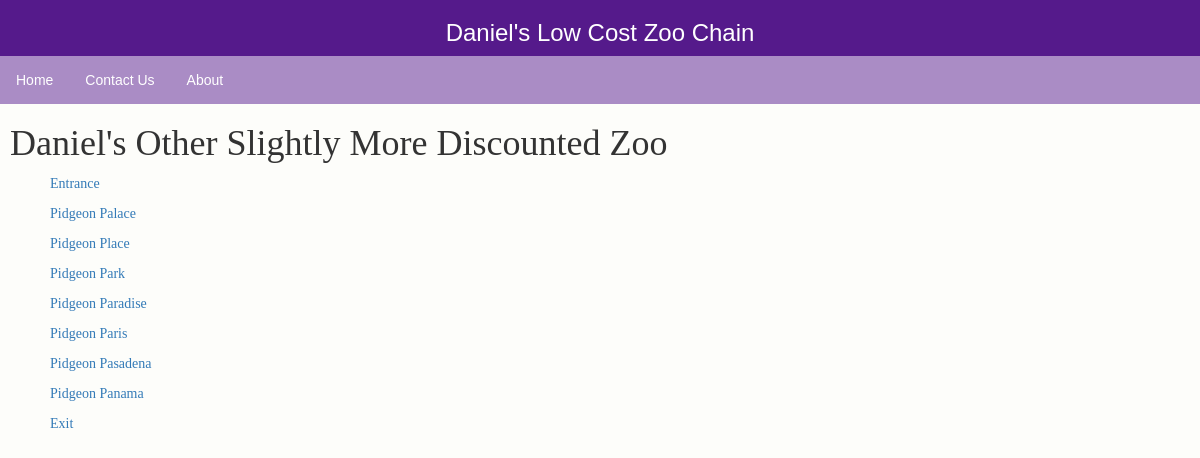
Page /zoo/2 on the committed database.
### zoo/models.py (models this page shows, shortened)
class Zoo(models.Model):
    name = models.CharField(max_length=200, help_text="Enter Zoo Name")

class Exhibit(models.Model):
    name = models.CharField(max_length=200, help_text="Enter Exhibit Name")
    zoo = models.ForeignKey("Zoo", on_delete=models.SET_NULL, null=True, related_name='parentZoo')
    hasExit = models.BooleanField(default=False)

### zoo/views.py (the view)
# urls.py: path('<int:pk>', views.ZooDetailView.as_view(), name='zooDetail'),
class ZooDetailView(generic.DetailView):
    model = Zoo

### zoo/templates/zoo/zoo_detail.html
{% extends "base_generic.html" %}
{% block content %}
<h1>{{ zoo.name }}</h1>
{% for exhibits in zoo.parentZoo.all %}
    <p><a href="exhibit/{{ exhibits.id }}">{{ exhibits.name }}</a></p>
{% endfor %}
{% endblock %}

### zoo/static/css/styles.css (style rules this page uses)
body { padding:0px; margin:0px; background-color:#fdfdfa; }
p { text-indent: 40px; }

### rows in the picture
Zoo: name "Daniel's Other Slightly More Discounted Zoo"
Exhibit: name "Entrance"
Exhibit: name "Pidgeon Palace"
Exhibit: name "Pidgeon Place"
Exhibit: name "Pidgeon Park"
Exhibit: name "Pidgeon Paradise"
Exhibit: name "Pidgeon Paris"
Exhibit: name "Pidgeon Pasadena"
Exhibit: name "Pidgeon Panama"
Exhibit: name "Exit"
